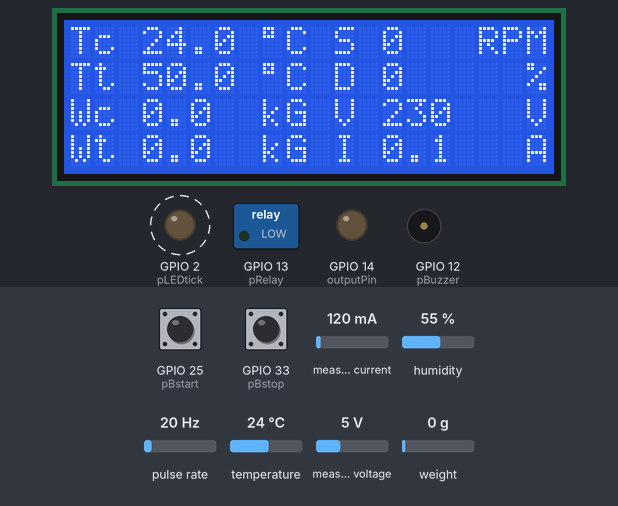
The sketch below on a simulated ESP32. On the bench: 20×4 character LCD, switched loads named in the sketch (green lamp = pin HIGH), output pins drawn as LEDs (lit = HIGH), buzzer (waves = sounding, pin HIGH). Wiring (inferred from the names in the program): pulse sensor: data GPIO 26. Dashed ring = blinking. Inputs (shaded band) come from the test bench; at power-on: GPIO 25 (pBstart) HIGH, measured current 120 mA, temperature 24 °C, measured voltage 5 V, GPIO 33 (pBstop) HIGH, humidity 55 %, pulse rate 20 Hz, weight on the scale 0 g. WiFi joins after 1.5 s; servers stay silent unless stated; EEPROM starts erased; what the sketch prints to the serial monitor is not drawn.

Above: at 6.1 s.
6.2 s: GPIO 25 (pBstart) pulled LOW for 0.15 s
At 6.84 s:
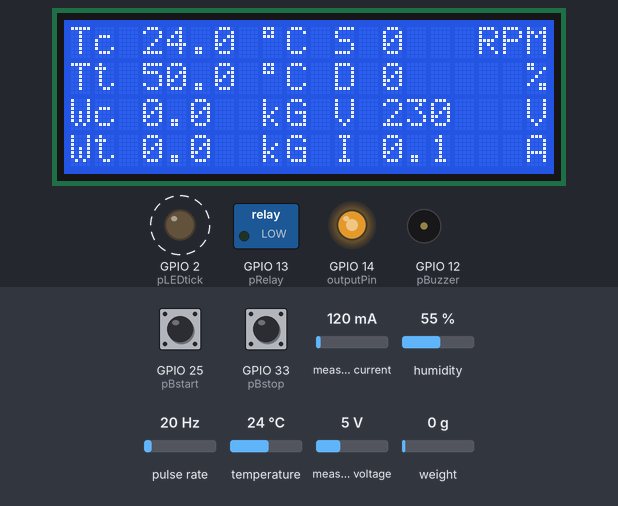
6.9 s: measured current set to 1177 mA
At 9.3 s:
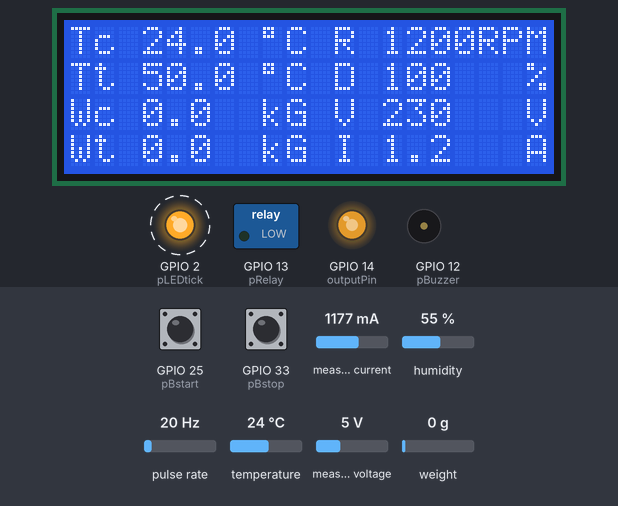
12.4 s: measured current set to 1225 mA
At 17.8 s:
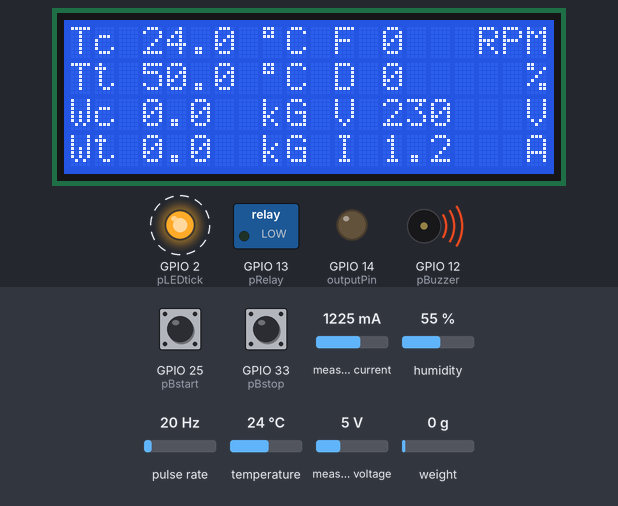
19.5 s: GPIO 25 (pBstart) pulled LOW for 1 s
At 19.9 s:
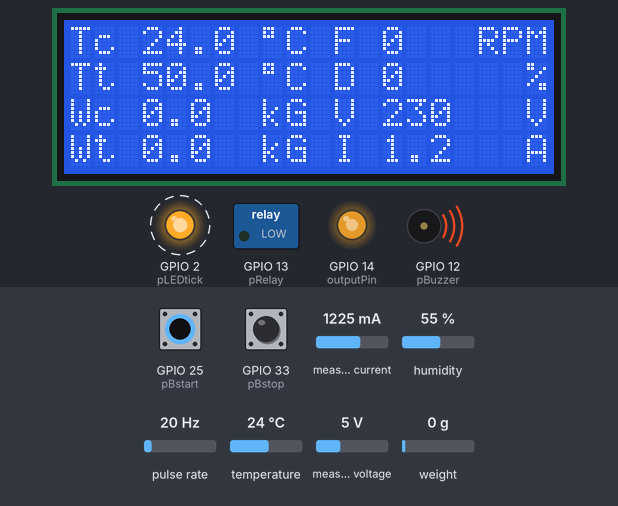
22.0 s: temperature set to 12 °C
At 24.8 s:
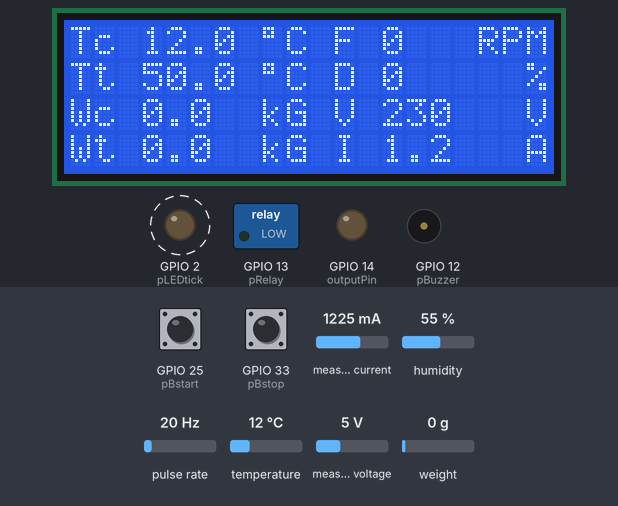
25.5 s: measured voltage set to 0.3 V
At 27.8 s:
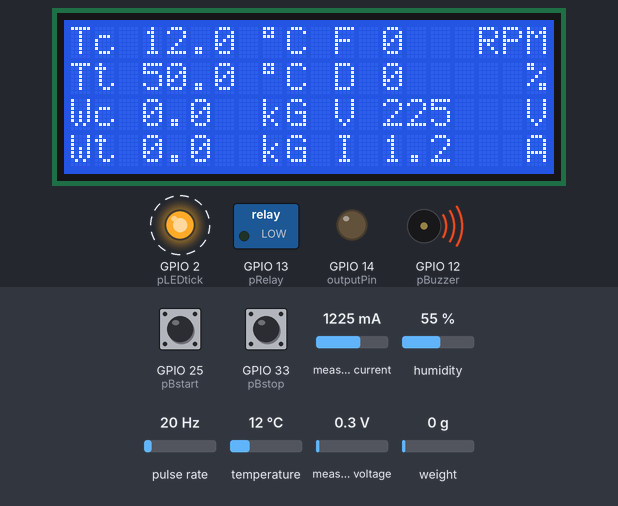
Timing chart, 0 to 28.5 s (numbered marks = the images above; inputs shaded):
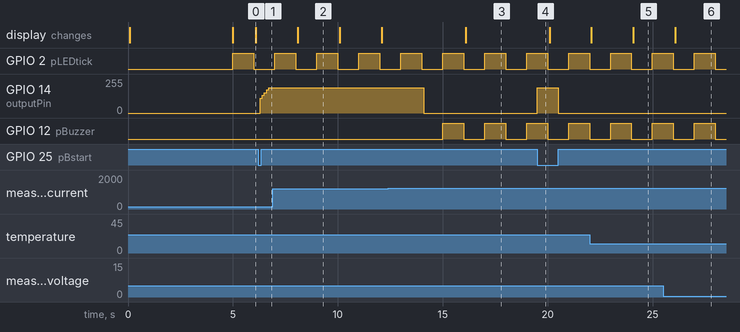

The sketch:

main_hx_blynk_rpm.ino
```cpp
/*

   13 July 2023
   - Progam RPM belum dimasukan
   - PID belum dicoba
   - Proteksi belum dicoba
   - Kurang tombol reset dan stop pin digital D33
   13 July 2023 Siang
   - PID belum sesuai, algoritma salah
*/


int modee = 0;


//------------------------------------LCD
#include <LiquidCrystal_I2C.h>
LiquidCrystal_I2C lcdx(0x3F, 20, 4);
//------------------------------------HX711
#include <HX711_ADC.h>
#if defined(ESP8266)|| defined(ESP32) || defined(AVR)
#include <EEPROM.h>
#endif

//pins:
const int HX711_dout = 15; //mcu > HX711 dout pin
const int HX711_sck = 5; //mcu > HX711 sck pin

HX711_ADC LoadCell(HX711_dout, HX711_sck);

const int calVal_eepromAdress = 0;
unsigned long t = 0;

void setuphx() {

  Serial.println();
  Serial.println("Starting...");

  float calibrationValue; // calibration value

#if defined(ESP8266) || defined(ESP32)
  EEPROM.begin(512); // uncomment this if you use ESP8266 and want to fetch this value from eeprom
#endif
  EEPROM.get(calVal_eepromAdress, calibrationValue); // uncomment this if you want to fetch this value from eeprom

  LoadCell.begin();
  //LoadCell.setReverseOutput();
  unsigned long stabilizingtime = 2000; // tare preciscion can be improved by adding a few seconds of stabilizing time
  boolean _tare = false; //set this to false if you don't want tare to be performed in the next step
  LoadCell.start(stabilizingtime, _tare);
  if (LoadCell.getTareTimeoutFlag()) {
    Serial.println("Timeout, check MCU>HX711 wiring and pin designations");
  }
  else {
    LoadCell.setCalFactor(calibrationValue); // set calibration factor (float)
    Serial.println("Startup is complete");
  }
  while (!LoadCell.update());
  Serial.print("Calibration value: ");
  Serial.println(LoadCell.getCalFactor());
  Serial.print("HX711 measured conversion time ms: ");
  Serial.println(LoadCell.getConversionTime());
  Serial.print("HX711 measured sampling rate HZ: ");
  Serial.println(LoadCell.getSPS());
  Serial.print("HX711 measured settlingtime ms: ");
  Serial.println(LoadCell.getSettlingTime());
  Serial.println("Note that the settling time may increase significantly if you use delay() in your sketch!");
  if (LoadCell.getSPS() < 7 || LoadCell.getSPS() > 100 ) {
    lcdx.setCursor(0, 0);
    lcdx.print("Sensor Berat Error");
    while (1) {}
  }
}

float berat;
float beratTarget;
void getHX711() {
  static boolean newDataReady = 0;
  const int serialPrintInterval = 500; //increase value to slow down serial print activity

  if (LoadCell.update()) newDataReady = true;

  // get smoothed value from the dataset:
  if (newDataReady) {
    if (millis() > t + serialPrintInterval) {
      float i = LoadCell.getData();
      //Serial.print("Load_cell output val: ");

      berat = i - 102231; //nilai hasil kalibrasi dengan tare false
      //berat = i;
      newDataReady = 0;
      t = millis();
      //Serial.println(berat);

      berat = berat / 1000; //konversi ke kg
      if (berat < 0)
        berat = 0;

      if (modee == 0) {
        beratTarget = berat * 0.8025;
        if (beratTarget < 0)
          beratTarget = 0;
      }
    }
  }


}

//------------------------------------DIMMER
#include <RBDdimmer.h>//

#define outputPin  14
#define zerocross  27 // for boards with CHANGEBLE input pins

dimmerLamp dimmer(outputPin, zerocross); //initialase port for dimmer for ESP8266, ESP32, Arduino due boards


void setupDimmer() {
  dimmer.begin(NORMAL_MODE, ON); //dimmer initialisation: name.begin(MODE, STATE)
}
//karena saat uji dimmer diatas 75 malah mati
void setDimmer(int _pow) {
  int poww = _pow * 75 / 100;
  dimmer.setPower(poww);
}

//------------------------------------PZEM
int fault = 0;

#include <PZEM004Tv30.h>
PZEM004Tv30 pzem(&Serial2);

float arus;
int tegangan;
void loop_pzem() {
  float voltage = pzem.voltage();

  if (!isnan(voltage)) {
    tegangan = voltage;
  } else {
    tegangan = -1;
  }

  float current = pzem.current();
  if (!isnan(current)) {
    arus = current;
  } else {
    arus = -1;
  }
}


//------------------------------------DHT
#include "DHT.h"
#define DHTPIN 4
#define DHTTYPE DHT22
DHT dht(DHTPIN, DHTTYPE);

float suhu;
float suhuTarget = 50;
float errorSuhu;
float kP;
float kI;
float kD;

void getDHT22() {
  // Reading temperature or humidity takes about 250 milliseconds!
  // Sensor readings may also be up to 2 seconds 'old' (its a very slow sensor)

  float suhuu = dht.readTemperature();
  if (isnan(suhuu)) {
    //suhu = -1;
    suhu = suhu;
  }
  else  suhu = suhuu;
}


//------------------------------------PID
#include <PID_v1.h>

//Define Variables we'll be connecting to
double Setpoint, InputPID, OutputPID;

//Specify the links and initial tuning parameters
double Kp = 1.5;
double Ki = 4;
double Kd = 1;
PID myPID(&InputPID, &OutputPID, &Setpoint, Kp, Ki, Kd, DIRECT);

void setupPID()
{
  Setpoint = suhuTarget;
  myPID.SetMode(AUTOMATIC);
  myPID.SetOutputLimits(0, 100);

}

//------------------------------------RPM
unsigned long rpm = 0;
int lastr;
#define pRPM 26
unsigned long rpmnow = 0;
unsigned long lastrpm = 0;
//unsigned long timerpm;
void IRAM_ATTR detectsMovement() {

  rpmnow = millis();
  rpm = (rpmnow - lastrpm);
  if (rpm >= 17) {
    rpm = 60000 / rpm;
    lastr = rpm;
  }
  else {
    rpm = lastr;
  }
  lastrpm = rpmnow;

  if (OutputPID == 0)
    rpm = 0;
}

//------------------------------------BLYNK
/* Fill in information from Blynk Device Info here */
#define BLYNK_TEMPLATE_ID "TMPL6K7jV1UKo"
#define BLYNK_TEMPLATE_NAME "Gabah"
#define BLYNK_AUTH_TOKEN "W90jiIXP704PlcGsXZTyk1l6c0zLf8du"


#include <WiFi.h>
#include <WiFiClient.h>
#include <BlynkSimpleEsp32.h>

char ssid[] = "Robot Education";
char pass[] = "robotika";

void pushBlynk()
{
  // You can send any value at any time.
  // Please don't send more that 10 values per second.
  Blynk.virtualWrite(V0, suhu);
  Blynk.virtualWrite(V1, berat);
  Blynk.virtualWrite(V2, tegangan);
  Blynk.virtualWrite(V3, arus);
  Blynk.virtualWrite(V4, rpm);


  Blynk.virtualWrite(V5, beratTarget);
  Blynk.virtualWrite(V6, suhuTarget);
  Blynk.virtualWrite(V7, OutputPID);

  Blynk.virtualWrite(V8, fault);
}

void setupBlynk()
{
  Blynk.begin(BLYNK_AUTH_TOKEN, ssid, pass);

}

void runBlynk()
{
  Blynk.run();
}

//------------------------------------RELAY BUZZER

#define pRelay 13
#define pBuzzer 12
#define pLEDtick LED_BUILTIN
#define pBstart 25
#define pBstop 33


void buzzerOff() {
  digitalWrite(pBuzzer, LOW);
}

void buzzerOn() {
  digitalWrite(pBuzzer, HIGH);
}


void setup() {
  Serial.begin(9600);

  pinMode(pRelay, OUTPUT);
  pinMode(pLEDtick, OUTPUT);
  pinMode(pBuzzer, OUTPUT);

  pinMode(pBstart, INPUT_PULLUP);
  pinMode(pBstop, INPUT_PULLUP);
  pinMode(pRPM, INPUT_PULLUP);

  // Set motionSensor pin as interrupt, assign interrupt function and set RISING mode
  attachInterrupt(digitalPinToInterrupt(pRPM), detectsMovement, RISING);


  lcdx.init();
  lcdx.backlight();
  lcdx.setCursor(0, 0);
  lcdx.print("PENGECEKAN.... ");


  dht.begin();

  setuphx();
  setupDimmer(); delay(500); setDimmer(0);
  setupBlynk();
  setupPID();

  //OFF
  buzzerOff();
  digitalWrite(pRelay, LOW);
  lcdx.clear();

  OutputPID = 0;
  setDimmer(OutputPID);
}


int ledState = LOW;
unsigned long previousMillis = 0;
const long interval = 1000;
int iInterval = 0;

void loop() {
  taskPriority();
  taskTimer();

}

void taskPriority() {
  getHX711();
  runBlynk();
  cektombol();
  switchmode();
  proteksi();
}

void proteksi() {
  if (tegangan > 250 || arus > 1.2) {
    fault = 1;
    modee = 3;

  }

}
void taskTimer() {
  unsigned long startt = millis();
  unsigned long currentMillis = millis();
  if (currentMillis - previousMillis >= interval)
  {
    previousMillis = currentMillis;
    if (ledState) {
      ledState = LOW;
    }
    else {
      ledState = HIGH;
    }
    digitalWrite(pLEDtick, ledState);

    if (fault == 1) {
      digitalWrite(pBuzzer, ledState);
    }
    else buzzerOff();


    getDHT22();


    iInterval++;
    if (iInterval == 2)
    {
      iInterval = 0;
      loop_pzem();

      displayLCD();
      pushBlynk();
    }

    if (modee == 1) {
      Serial.print(InputPID); Serial.print(" ");
      Serial.print(OutputPID); Serial.print(" ");
      Serial.println();
    }
  }
}
void cektombol() {
  if (digitalRead(pBstart) == LOW) {
    modee = 1;

  }
  else if (digitalRead(pBstop) == LOW) {
    modee = 0;

  }

}
void switchmode() {
  //MODE STANDBY
  if (modee == 0) {
    OutputPID = 0;
    setDimmer(OutputPID);
    //    lcdx.setCursor(11, 0);
    //    lcdx.print("S");
    //rpm = 0;
  }
  //MODE RUN
  else if (modee == 1) {

    InputPID = suhu;
    myPID.Compute();


    setDimmer(OutputPID);

    //    Serial.print(rpm); Serial.print(" ");
    //    Serial.println();


    if (berat < beratTarget) {
      modee = 2;
      OutputPID = 0;
      setDimmer(OutputPID);
    }
  }
  //MODE DONE
  else if (modee == 2) {
    OutputPID = 0;
    setDimmer(OutputPID);
    //rpm = 0;
    //Serial.println("Selesai");
    //    lcdx.setCursor(11, 0);
    //    lcdx.print("D");
  }
  //MODE PROTEKSI
  else if (modee == 3) {

    OutputPID = 0;
    setDimmer(OutputPID);
    //rpm = 0;
    //Serial.println("Proteksi");
    OutputPID = 0;
    setDimmer(OutputPID);
  }
}


void displayLCD() {
  lcdx.clear();

  if (modee == 0) {
    lcdx.setCursor(11, 0);
    lcdx.print("S");
  }
  else if (modee == 1) {
    lcdx.setCursor(11, 0);
    lcdx.print("R");
  }
  else if (modee == 2) {
    lcdx.setCursor(11, 0);
    lcdx.print("D");
  }
  else if (modee == 3) {
    lcdx.setCursor(11, 0);
    lcdx.print("F");
  }

  lcdx.setCursor(0, 0);
  lcdx.print("Tc ");
  lcdx.print(suhu, 1);
  //lcdx.print(" ");
  lcdx.setCursor(8, 0);
  lcdx.print((char)223);
  lcdx.print("C");

  lcdx.setCursor(0, 1);
  lcdx.print("Tt ");
  lcdx.print(suhuTarget, 1);
  //lcdx.print(" ");
  lcdx.setCursor(8, 1);
  lcdx.print((char)223);
  lcdx.print("C");


  lcdx.setCursor(0, 2);
  lcdx.print("Wc ");
  lcdx.print(berat, 1);
  //lcdx.print(" ");
  lcdx.setCursor(8, 2);
  lcdx.print("kG");

  lcdx.setCursor(0, 3);
  lcdx.print("Wt ");
  lcdx.print(beratTarget, 1);
  //lcdx.print(" ");
  lcdx.setCursor(8, 3);
  lcdx.print("kG");


  lcdx.setCursor(13, 0);
  lcdx.print(rpm);
  //lcdx.print("");
  lcdx.setCursor(17, 0);
  lcdx.print("RPM");


  lcdx.setCursor(11, 1);
  lcdx.print("D ");
  lcdx.print(OutputPID, 0);
  //lcdx.print("  ");
  lcdx.setCursor(19, 1);
  lcdx.print("%");

  lcdx.setCursor(11, 2);
  lcdx.print("V ");
  lcdx.print(tegangan);
  //lcdx.print("  ");
  lcdx.setCursor(19, 2);
  lcdx.print("V");


  lcdx.setCursor(11, 3);
  lcdx.print("I ");
  lcdx.print(arus, 1);
  //lcdx.print("  ");
  lcdx.setCursor(19, 3);
  lcdx.print("A");
}
```

Measured:
- the behaviour switches between 1199 and 1200 mA on measured current (found by bisection; images 2 and 3)
- after the input at 6.2 s, GPIO 14 (outputPin): moves from 0/255 to 191/255 over 0.40 s, starting after 0.10 s
- after the input at 12.4 s, GPIO 14 (outputPin): 191/255 → 0/255 after 1.7 s; GPIO 12 (pBuzzer): alternates HIGH for 1.0 s and LOW for 1.0 s, starting after 2.6 s; the display: changes after 3.7 s (image 3)
- after the input at 19.5 s, GPIO 14 (outputPin): 0/255 → 191/255 at once, → 0/255 1.0 s later
- after the input at 22.0 s, the display: first differs from a run without the input after 2.1 s (image 5)
- after the input at 25.5 s, the display: changes after 0.59 s (image 6)
- by itself, GPIO 2 (pLEDtick): alternates HIGH for 1.0 s and LOW for 1.0 s
